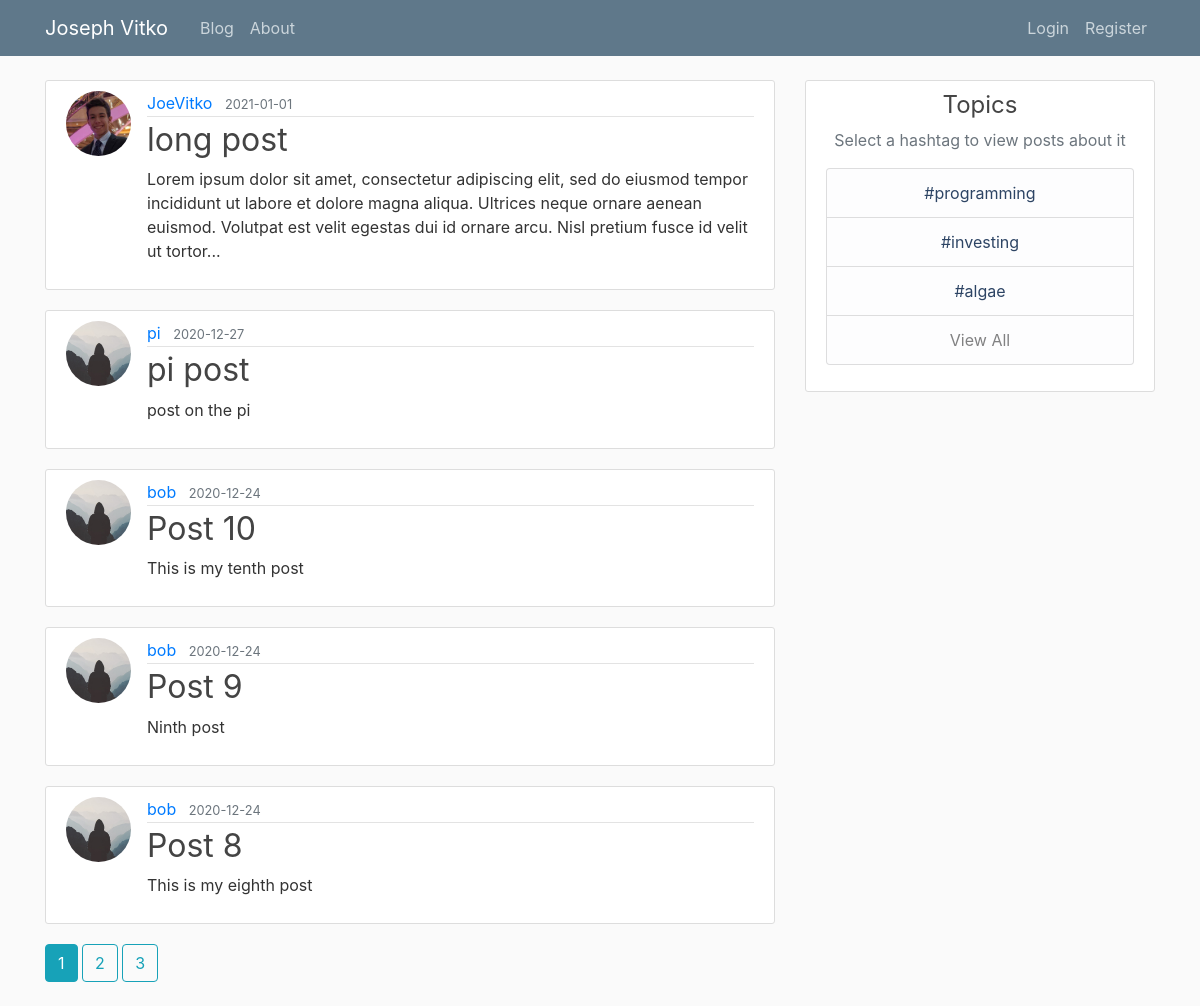
Page /blog on the committed database.
### flaskblog/models.py (models this page shows, shortened)
class Post(db.Model):
    id = db.Column(db.Integer, primary_key=True)
    title = db.Column(db.String(100), nullable=False)
    date_posted = db.Column(db.DateTime, nullable=False, default=datetime.utcnow)
    content = db.Column(db.Text, nullable=False)
    user_id = db.Column(db.Integer, db.ForeignKey('user.id'), nullable=False)

class User(db.Model, UserMixin):
    id = db.Column(db.Integer, primary_key=True)
    username = db.Column(db.String(20), unique=True, nullable=False)
    email = db.Column(db.String(120), unique=True, nullable=False)
    image_file = db.Column(db.String(20), nullable=False, default='default.jpg')
    password = db.Column(db.String(60), nullable=False)
    posts = db.relationship('Post', backref='author', lazy=True)
    roles = db.relationship('Role', secondary='user_roles')

### flaskblog/main/routes.py (the view)
@main.route('/blog')
def blog():
    page = request.args.get('page', 1, type=int)
    posts = Post.query.order_by(Post.date_posted.desc()).paginate(per_page=5)
    return render_template('blog.html', posts=posts, page=page, page_context='main.blog')

### flaskblog/templates/blog.html
{% extends "layout.html" %}
{% block content %}
    {% include 'postlist.html' %}
{% endblock content %}

### flaskblog/templates/postlist.html
{% for post in posts.items %}
    <article class="media content-section">
        <img class="rounded-circle article-img" src="{{ url_for('static', filename='profile_pics/' + post.author.image_file) }}">
        <div class="media-body">
        <div class="article-metadata">
          <a class="mr-2" href="{{ url_for('users.user_posts', username=post.author.username) }}">{{ post.author.username }}</a>
          <small class="text-muted">{{ post.date_posted.strftime('%Y-%m-%d') }}</small>
        </div>
        <h2><a class="article-title" href="{{ url_for('posts.post', post_id=post.id) }}">{{ post.title }}</a></h2>
        <p class="article-content">{{ post.content|truncate(250) }}</p>
      </div>
    </article>
{% endfor %}
{% for page_num in posts.iter_pages(left_edge=1, right_edge=1, left_current=1, right_current=2) %}
    {% if page_num %}
        {% if posts.page == page_num %}
            {% if not user %}
                <a class="btn btn-info mb-4" href="{{ url_for(page_context, page=page_num) }}">{{ page_num }}</a>
            {% else %}
                <a class="btn btn-info mb-4" href="{{ url_for(page_context, page=page_num, username=user.username) }}">{{ page_num }}</a>
            {% endif %}
        {% else %}
            {% if not user %}
                <a class="btn btn-outline-info mb-4" href="{{ url_for(page_context, page=page_num) }}">{{ page_num }}</a>
            {% else %}
                <a class="btn btn-outline-info mb-4" href="{{ url_for(page_context, page=page_num, username=user.username) }}">{{ page_num }}</a>
            {% endif %}
        {% endif %}
    {% else %}
    ...
    {% endif %}
{% endfor %}

### flaskblog/static/main.css (style rules this page uses)
body { background: #fafafa; color: #333333; margin-top: 5rem; }
h1, h2, h3, h4, h5, h6 { color: #444444; font-weight: 400; }
.content-section { background: #ffffff; padding: 10px 20px; border: 1px solid #dddddd; border-radius: 3px; margin-bottom: 20px; }
.article-title { color: #444444; }
.article-content { white-space: pre-line; }
.article-img { height: 65px; width: 65px; margin-right: 16px; }
.article-metadata { padding-bottom: 1px; margin-bottom: 4px; border-bottom: 1px solid #e3e3e3 }

### rows in the picture
Post: image_file (picture), author.username "JoeVitko", date_posted "2021-01-01", title "long post", content "Lorem ipsum dolor sit amet, consectetur adipiscing elit, sed do eiusmod tempor incididunt ut labore et dolore magna aliqua. Ultrices neque ornare aenean euismod. Volutpat est velit egestas dui id ornare arcu. Nisl pretium fusce id velit ut tortor..."
Post: image_file (placeholder picture), author.username "pi", date_posted "2020-12-27", title "pi post", content "post on the pi"
Post: image_file (placeholder picture), author.username "bob", date_posted "2020-12-24", title "Post 10", content "This is my tenth post"
Post: image_file (placeholder picture), author.username "bob", date_posted "2020-12-24", title "Post 9", content "Ninth post"
Post: image_file (placeholder picture), author.username "bob", date_posted "2020-12-24", title "Post 8", content "This is my eighth post"

### other values in the picture
{{ page_num }} "1"
{{ page_num }} "2" "3"
